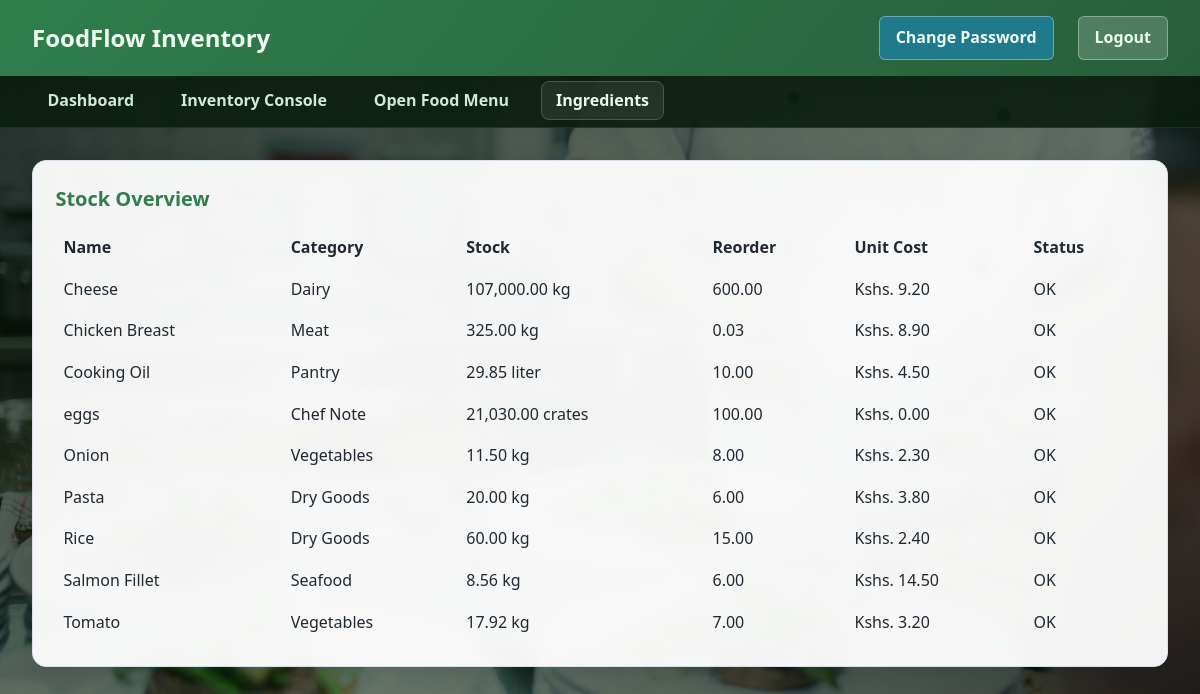
The app's page /roles/ingredients.php (signed in) with its own data.
### tables this page shows
CREATE TABLE `ingredients` (
  `id` int NOT NULL AUTO_INCREMENT,
  `name` varchar(120) NOT NULL,
  `category` varchar(80) DEFAULT NULL,
  `unit` varchar(20) NOT NULL,
  `current_stock` decimal(10,2) NOT NULL DEFAULT '0.00',
  `reorder_level` decimal(10,2) NOT NULL DEFAULT '0.00',
  `unit_cost` decimal(10,2) NOT NULL DEFAULT '0.00',
  `is_active` tinyint(1) DEFAULT '1',
  `created_at` timestamp NULL DEFAULT CURRENT_TIMESTAMP,
  `updated_at` timestamp NULL DEFAULT CURRENT_TIMESTAMP ON UPDATE CURRENT_TIMESTAMP,
  PRIMARY KEY (`id`)
);

### roles/ingredients.php (the view, shortened to what this page needs)
<?php
$role = (string)($_SESSION['role'] ?? '');
$conn = new mysqli('localhost', 'root', '1234', 'food_inventory');
$ingredients = $conn->query('SELECT * FROM ingredients ORDER BY name');
$isAdmin = $role === 'admin';
$isChef = $role === 'chef';
?>
<!DOCTYPE html>
<html lang="en"><head><meta charset="UTF-8"><meta name="viewport" content="width=device-width, initial-scale=1.0"><title>Ingredients - FoodFlow</title><link rel="stylesheet" href="roles_styles.css"></head>
<body class="dashboard-photo <?php echo $isAdmin ? 'dashboard-admin' : ($isChef ? 'dashboard-chef' : 'dashboard-manager'); ?>">
<nav class="navbar"><div class="navbar-brand">FoodFlow Inventory</div><div class="navbar-user"><a href="../auth/change_password.php" class="logout-btn" style="margin-right:8px;background:#1f7a8c;">Change Password</a><a href="../auth/logout.php" class="logout-btn">Logout</a></div></nav>
<nav class="admin-nav"><ul class="admin-nav-links"><?php if ($isAdmin): ?><li><a href="../admin/admin_dashboard.php">Dashboard</a></li><li><a href="../admin/manage_users.php">Manage Users</a></li><li><a href="../admin/system_audit.php">System Audit</a></li><?php elseif ($isChef): ?><li><a href="chef_dashboard.php">Dashboard</a></li><li><a href="chef_inventory.php">Inventory Console</a></li><li><a href="open_menu.php">Open Food Menu</a></li><?php else: ?><li><a href="manager_dashboard.php">Dashboard</a></li><li><a href="manager_controls.php">Thresholds &amp; Approvals</a></li><li><a href="manager_reports.php">Reports</a></li><?php endif; ?><li><a href="ingredients.php" class="active">Ingredients</a></li><?php if (!$isChef): ?><li><a href="stock_movements.php">Stock Movements</a></li><?php endif; ?></ul></nav>
<div class="container">
    <div class="card" style="margin-top:16px;">
        <h3> Stock Overview</h3>
        <div style="overflow-x:auto;">
            <table style="width:100%;border-collapse:collapse;">
                <thead><tr><th style="text-align:left;padding:8px;">Name</th><th style="text-align:left;padding:8px;">Category</th><th style="text-align:left;padding:8px;">Stock</th><th style="text-align:left;padding:8px;">Reorder</th><th style="text-align:left;padding:8px;">Unit Cost</th><th style="text-align:left;padding:8px;">Status</th></tr></thead>
                <tbody>
                <?php while($i = $ingredients->fetch_assoc()): $low = ((float)$i['current_stock'] <= (float)$i['reorder_level']); ?>
                    <tr>
                        <td style="padding:8px;"><?php echo htmlspecialchars($i['name']); ?></td>
                        <td style="padding:8px;"><?php echo htmlspecialchars((string)$i['category']); ?></td>
                        <td style="padding:8px;"><?php echo number_format((float)$i['current_stock'],2) . ' ' . htmlspecialchars($i['unit']); ?></td>
                        <td style="padding:8px;"><?php echo number_format((float)$i['reorder_level'],2); ?></td>
                        <td style="padding:8px;">Kshs. <?php echo number_format((float)$i['unit_cost'],2); ?></td>
                        <td style="padding:8px;"><?php echo $low ? 'Low Stock' : 'OK'; ?></td>
                    </tr>
                <?php endwhile; ?>
                </tbody>
            </table>
        </div>
    </div>
</div>
</body></html>

### roles/roles_styles.css (style rules this page uses)
* { margin: 0; padding: 0; box-sizing: border-box; font-family: 'Segoe UI', Tahoma, Geneva, Verdana, sans-serif; }
:root { --text: #1f2933; --muted: #546476; --surface: #ffffff; --surface-soft: #f5f8fb; --border: #d8e1ea; --overlay-a: rgba(8, 18, 28, 0.78); --overlay-b: rgba(10, 22, 36, 0.56); --accent-1: #b48a36; --accent-2: #3f7c87; --accent-3: #e6c276; --accent-contrast: #102129; --nav-bg-1: #b48a36; --nav-bg-2: #3f7c87; --nav-text: #f7fafc; --subnav-bg: rgba(15, 32, 42, 0.86); --subnav-text: #d7e3ed; --btn-primary-1: #b48a36; --btn-primary-2: #3f7c87; --btn-primary-text: #f7fafc; --role-pill-1: #c9a256; --role-pill-2: #7db1ba; --role-pill-text: #1a2830; --status-pending-bg: #fff4d2; --status-pending-text: #6d520f; --status-served-bg: #d7f2e1; --status-served-text: #145c3a; --status-cancel-bg: #f8d5d9; --status-cancel-text: #7a2330; }
body { background: var(--surface-soft); color: var(--text); line-height: 1.6; }
body.dashboard-photo { min-height: 100vh; background-size: cover; background-position: center; background-repeat: no-repeat; background-attachment: fixed; }
body.dashboard-photo::before { content: ""; position: fixed; inset: 0; background: linear-gradient(145deg, var(--overlay-a) 0%, var(--overlay-b) 58%, var(--overlay-a) 100%); pointer-events: none; z-index: 0; }
body.dashboard-photo .navbar, body.dashboard-photo .admin-nav, body.dashboard-photo .container { position: relative; z-index: 1; }
body.dashboard-chef { background-image: url('../Assets/chef.jpg'); --overlay-a: rgba(8, 16, 9, 0.82); --overlay-b: rgba(20, 42, 18, 0.62); --accent-1: #3fad61; --accent-2: #2f7f4b; --accent-3: #9ce3b3; --accent-contrast: #edf9f1; --nav-bg-1: #2f7f4b; --nav-bg-2: #275f3a; --nav-text: #edfbf2; --subnav-bg: rgba(11, 31, 15, 0.9); --subnav-text: #cdebd7; --btn-primary-1: #3fad61; --btn-primary-2: #2f7f4b; --btn-primary-text: #edfbf2; --role-pill-1: #62be7e; --role-pill-2: #a6e3ba; --role-pill-text: #163123; }
.navbar { background: linear-gradient(130deg, var(--nav-bg-1) 0%, var(--nav-bg-2) 100%); color: var(--nav-text); padding: 1rem 2rem; display: flex; justify-content: space-between; align-items: center; box-shadow: 0 8px 22px rgba(0, 0, 0, 0.22); }
.navbar-brand { font-size: 1.5rem; font-weight: 700; color: var(--nav-text); }
.navbar-user { display: flex; align-items: center; gap: 1rem; color: var(--nav-text); }
.logout-btn { background: rgba(255, 255, 255, 0.18); color: var(--nav-text); border: 1px solid rgba(255, 255, 255, 0.35); padding: 0.5rem 1rem; border-radius: 6px; cursor: pointer; text-decoration: none; transition: all 0.2s ease; font-weight: 600; }
.admin-nav { background: var(--subnav-bg); padding: 0.8rem 2rem; border-bottom: 1px solid rgba(255, 255, 255, 0.08); }
.admin-nav-links { display: flex; gap: 1rem; list-style: none; flex-wrap: wrap; }
.admin-nav-links a { color: var(--subnav-text); text-decoration: none; padding: 0.45rem 0.9rem; border-radius: 8px; transition: all 0.2s ease; font-weight: 600; border: 1px solid transparent; }
.admin-nav-links a:hover, .admin-nav-links a.active { color: var(--accent-contrast); background: rgba(255, 255, 255, 0.08); border-color: rgba(255, 255, 255, 0.18); }
.container { max-width: 1400px; margin: 2rem auto; padding: 0 2rem; }
.card { background: var(--surface); color: var(--text); padding: 1.4rem; border-radius: 14px; border: 1px solid var(--border); box-shadow: 0 10px 28px rgba(3, 14, 24, 0.18); margin-bottom: 1.2rem; }
body.dashboard-photo .card, body.dashboard-photo .stat-card, body.dashboard-photo .chart-card { background: rgba(255, 255, 255, 0.95); -webkit-backdrop-filter: blur(5px); backdrop-filter: blur(5px); }
.card h1, .card h2, .card h3, .chart-card h4 { color: var(--accent-2); margin-bottom: 0.75rem; }
.card h3 { font-size: 1.25rem; }

### records on screen
ingredients: name "Cheese", category "Dairy", current_stock "107,000.00", unit "kg", reorder_level "600.00", unit_cost "9.20", shows "OK"
ingredients: name "Chicken Breast", category "Meat", current_stock "325.00", unit "kg", reorder_level "0.03", unit_cost "8.90", shows "OK"
ingredients: name "Cooking Oil", category "Pantry", current_stock "29.85", unit "liter", reorder_level "10.00", unit_cost "4.50", shows "OK"
ingredients: name "eggs", category "Chef Note", current_stock "21,030.00", unit "crates", reorder_level "100.00", unit_cost "0.00", shows "OK"
ingredients: name "Onion", category "Vegetables", current_stock "11.50", unit "kg", reorder_level "8.00", unit_cost "2.30", shows "OK"
ingredients: name "Pasta", category "Dry Goods", current_stock "20.00", unit "kg", reorder_level "6.00", unit_cost "3.80", shows "OK"
ingredients: name "Rice", category "Dry Goods", current_stock "60.00", unit "kg", reorder_level "15.00", unit_cost "2.40", shows "OK"
ingredients: name "Salmon Fillet", category "Seafood", current_stock "8.56", unit "kg", reorder_level "6.00", unit_cost "14.50", shows "OK"
ingredients: name "Tomato", category "Vegetables", current_stock "17.92", unit "kg", reorder_level "7.00", unit_cost "3.20", shows "OK"
